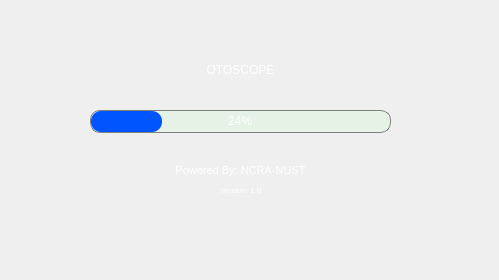
<?xml version="1.0" encoding="UTF-8"?>
<ui version="4.0">
 <class>Form</class>
 <widget class="QWidget" name="Form">
  <property name="geometry">
   <rect>
    <x>0</x>
    <y>0</y>
    <width>499</width>
    <height>280</height>
   </rect>
  </property>
  <property name="windowTitle">
   <string>Form</string>
  </property>
  <property name="styleSheet">
   <string notr="true"/>
  </property>
  <widget class="QProgressBar" name="progressBar">
   <property name="geometry">
    <rect>
     <x>90</x>
     <y>110</y>
     <width>301</width>
     <height>23</height>
    </rect>
   </property>
   <property name="styleSheet">
    <string notr="true">
QProgressBar{
	border-radius:10px;
	background-color:rgba(229, 242, 229, 239);
 	text-align: center;
    border: 1px solid grey;
	color: white;
}

QProgressBar::chunk{
	border-radius:10px;
	background-color:rgb(0, 85, 255);
}
</string>
   </property>
   <property name="value">
    <number>24</number>
   </property>
  </widget>
  <widget class="QLabel" name="label">
   <property name="geometry">
    <rect>
     <x>150</x>
     <y>50</y>
     <width>181</width>
     <height>41</height>
    </rect>
   </property>
   <property name="styleSheet">
    <string notr="true">
font: 87 20pt &quot;Arial Black&quot;;
background:transparent;</string>
   </property>
   <property name="text">
    <string>&lt;html&gt;&lt;head/&gt;&lt;body&gt;&lt;p align=&quot;center&quot;&gt;&lt;span style=&quot; color:#ffffff;&quot;&gt;OTOSCOPE&lt;/span&gt;&lt;/p&gt;&lt;/body&gt;&lt;/html&gt;</string>
   </property>
  </widget>
  <widget class="QLabel" name="label_4">
   <property name="geometry">
    <rect>
     <x>150</x>
     <y>150</y>
     <width>181</width>
     <height>41</height>
    </rect>
   </property>
   <property name="styleSheet">
    <string notr="true">
font: 87 20pt &quot;Arial Black&quot;;
background:transparent;</string>
   </property>
   <property name="text">
    <string>&lt;html&gt;&lt;head/&gt;&lt;body&gt;&lt;p align=&quot;center&quot;&gt;&lt;span style=&quot; font-size:8pt; color:#ffffff;&quot;&gt;Powered By: NCRA-NUST&lt;/span&gt;&lt;/p&gt;&lt;/body&gt;&lt;/html&gt;</string>
   </property>
  </widget>
  <widget class="QLabel" name="label_5">
   <property name="geometry">
    <rect>
     <x>150</x>
     <y>170</y>
     <width>181</width>
     <height>41</height>
    </rect>
   </property>
   <property name="styleSheet">
    <string notr="true">
font: 87 20pt &quot;Arial Black&quot;;
background:transparent;</string>
   </property>
   <property name="text">
    <string>&lt;html&gt;&lt;head/&gt;&lt;body&gt;&lt;p align=&quot;center&quot;&gt;&lt;span style=&quot; font-size:6pt; color:#ffffff;&quot;&gt;Version: 1.0&lt;/span&gt;&lt;/p&gt;&lt;/body&gt;&lt;/html&gt;</string>
   </property>
  </widget>
 </widget>
 <resources/>
 <connections/>
</ui>
